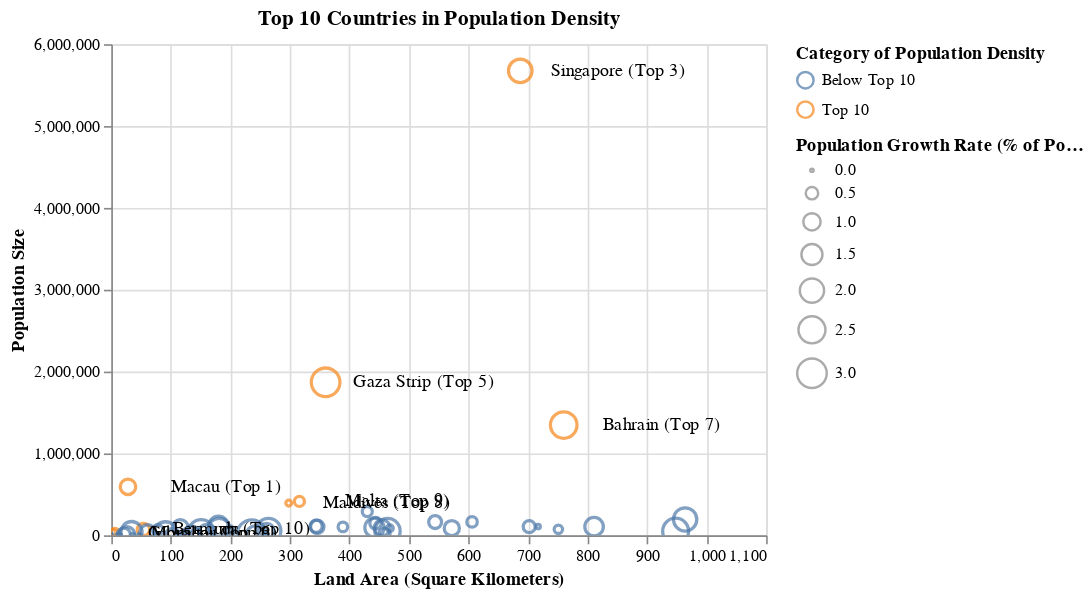

Notebook code cell kept with this figure:
### Markdown cell above
The results above show the top 10 countries in terms of population density in people per square kilometer of land. Notably, Monaco and Gibraltar are cases of countries with under 10 square kilometers of land but also tens of thousands of people. On the other hand, Singapore and Hong Kong are cases of countries with a somewhat larger land area but huge population size due to urbanization. Hong Kong has the [highest number of over 150 m tall buildings](https://www.skyscrapercenter.com/cities) in the world, and Singapore has the 12th highest.

[Jackson (2017)](https://discover.hubpages.com/politics/PopulationDensity) states that high population density in a place can lead to **noise pollution, territorial behavior, and lack of personal space** for the people there. Thus, these may be significant challenges for the countries listed above.

Continuing on, we can take our analysis a step further by investigating countries with *both* high population density and high population growth rate. Such countries may be at risk of **further aggravation** of population density issues.

### Code cell
#| code-fold: true
# Base layer with x and y axes
base = (
    alt.Chart(pop_density)
    .mark_point()
    .encode(
        x = alt.X(
            "area_land:Q",
            title = "Land Area (Square Kilometers)",
            scale = alt.Scale(domain = (0, 1100)),
            # Limit the x and y axis domains.
            # We will zoom in on the part of the chart that shows the important points.
        ),
        y = alt.Y(
            "population:Q",
            title = "Population Size",
            scale = alt.Scale(domain = (0, 6000000)),
        ),
    )
)

# Scatter plot layer
points = (
    base
    .encode(
        # Express groupings using color and size.
        color = alt.Color("place:N", title = "Category of Population Density"),
        size = alt.Size("population_growth:Q", title = "Population Growth Rate (% of Population)"),
        # Provide a tooltip with extra information.
        tooltip = [
            "name",
            "area_land",
            "population",
            "population_density",
            "population_growth",
        ],
    )
)

# Text layer
text = (
    base
    .mark_text(
        align = "center",
        baseline = "middle",
        dx = 60,
        # Nudge text to the right.
    )
    .encode(
        # Display the text variable.
        text = "text",
    )
)

# Combine layers.
chart = (
    (points + text)
    .properties(title = "Top 10 Countries in Population Density")
    .interactive()
)

# Display chart.
chart

### Figure 1 — Vega-Lite specification as saved in the notebook (floating-point values rounded to 4 significant figures; data arrays with more than 128 entries replaced by an {"elided": "..."} marker saying what was removed)
{"config": {"view": {"continuousWidth": 400, "continuousHeight": 300}}, "layer": [{"mark": "point", "encoding": {"color": {"type": "nominal", "field": "place", "title": "Category of Population Density"}, "size": {"type": "quantitative", "field": "population_growth", "title": "Population Growth Rate (% of Population)"}, "tooltip": [{"type": "nominal", "field": "name"}, {"type": "quantitative", "field": "area_land"}, {"type": "quantitative", "field": "population"}, {"type": "quantitative", "field": "population_density"}, {"type": "quantitative", "field": "population_growth"}], "x": {"type": "quantitative", "field": "area_land", "scale": {"domain": [0, 1100]}, "title": "Land Area (Square Kilometers)"}, "y": {"type": "quantitative", "field": "population", "scale": {"domain": [0, 6000000]}, "title": "Population Size"}}, "selection": {"selector002": {"type": "interval", "bind": "scales", "encodings": ["x", "y"]}}}, {"mark": {"type": "text", "align": "center", "baseline": "middle", "dx": 60}, "encoding": {"text": {"type": "nominal", "field": "text"}, "x": {"type": "quantitative", "field": "area_land", "scale": {"domain": [0, 1100]}, "title": "Land Area (Square Kilometers)"}, "y": {"type": "quantitative", "field": "population", "scale": {"domain": [0, 6000000]}, "title": "Population Size"}}}], "data": {"name": "data-92f54e820d794629914b7f065b7b66c2"}, "title": "Top 10 Countries in Population Density", "$schema": "https://vega.github.io/schema/vega-lite/v4.8.1.json", "datasets": {"data-92f54e820d794629914b7f065b7b66c2": {"elided": "259 records"}}}
